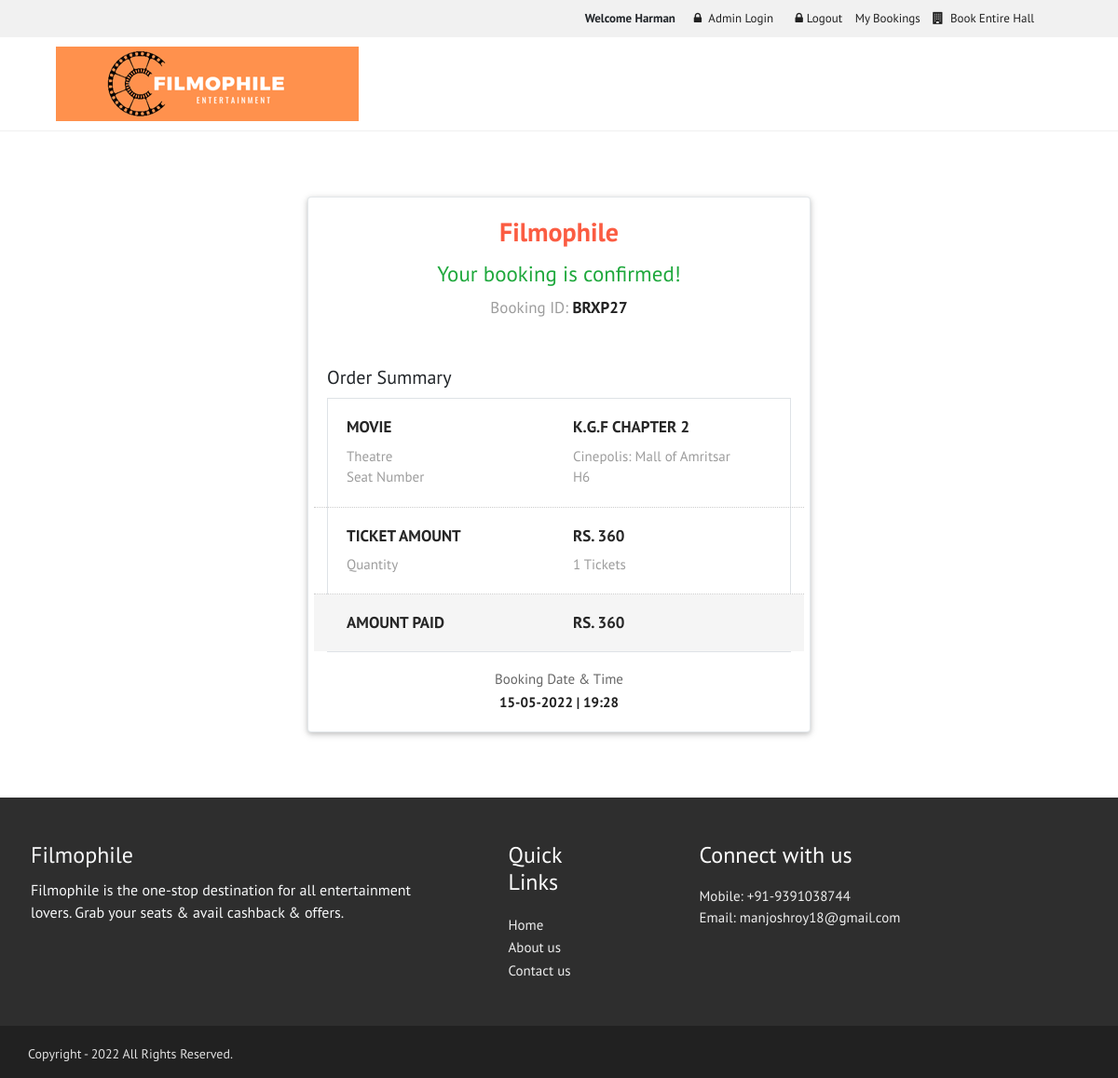
The app's page /filmophile/BookingTicket.php (signed in) with its own data.
### tables this page shows
CREATE TABLE `ticketbooking` (
  `ticketid` int(20) NOT NULL,
  `user_id` int(10) NOT NULL,
  `movieid` int(10) NOT NULL,
  `moviedate` date NOT NULL,
  `movietime` time NOT NULL,
  `ticketamount` varchar(5) NOT NULL,
  `seatnumber` varchar(255) NOT NULL,
  `cardnumber` varchar(255) NOT NULL,
  `cardname` varchar(255) NOT NULL,
  `cardexpiry` varchar(255) NOT NULL,
  `cardcvv` varchar(255) NOT NULL,
  `theatre` varchar(255) NOT NULL,
  `no_of_seats` int(11) NOT NULL,
  `booking_date` date NOT NULL,
  `booking_time` time NOT NULL
);

CREATE TABLE `movies` (
  `movieid` int(10) NOT NULL,
  `moviename` varchar(50) NOT NULL,
  `cast` varchar(150) NOT NULL,
  `genre` varchar(50) NOT NULL,
  `language` varchar(50) NOT NULL,
  `director` varchar(20) NOT NULL,
  `image` varchar(255) NOT NULL,
  `trailer_link` varchar(255) NOT NULL
);

### filmophile/BookingTicket.php (the view, shortened to what this page needs)
<!DOCTYPE html>
<html>
    <head>
<link rel="stylesheet" href="https://maxcdn.bootstrapcdn.com/bootstrap/4.4.1/css/bootstrap.min.css">
<link rel="stylesheet" href="https://cdnjs.cloudflare.com/ajax/libs/font-awesome/4.7.0/css/font-awesome.min.css">
<link href="style.css" rel="stylesheet" type="text/css"/>
<link href="newstyle.css" rel="stylesheet" type="text/css"/>
    </head>
   <body>
        <div class="container-fluid p-0">
            <?php include 'header.php';
include 'connection.php';
$sql="select * from ticketbooking where user_id =".$_SESSION['userid']." ". "ORDER BY ticketid DESC" ;
$res = mysqli_query($con,$sql);
if($row= mysqli_fetch_assoc($res))
{
    $old_booking_date = $row['booking_date'];
    $middle = strtotime($old_booking_date);
    $new_date = date('d-m-Y', $middle);
    $old_booking_time = $row['booking_time'];
    $middlee = strtotime($old_booking_time);
    $new_time = date('H:i', $middlee);
    $sql2="select moviename from movies where movieid =".$row['movieid'] ;
                $res2 = mysqli_query($con,$sql2);
                if($row2 = mysqli_fetch_assoc($res2))
                {
                    $moviename = $row2['moviename'];
    ?>
     <div class="TicketDetailSection">
          <div class="container">
            <div class="row">
                <div class="col-md-3"></div>
                <div class="col-md-6">
                 <div class="card">
                     <div class="card-body">
                        <h2>Filmophile</h2>
                        <h3>Your booking is confirmed!</h3>
                        <p class="bookingid">Booking ID: <span>BRXP<?php echo $row['ticketid']?></span></p>
                         <h4>Order Summary</h4>
                        <div class="orderSummary border">
                     <div class="row contentRow">
                         <div class="col-md-6">
                                 <h5>Movie</h5>
                                   <p>Theatre</p>
                                   <p>Seat Number</p>
                        </div>
                        <div class="col-md-6">
                            <h5> <?php echo "$moviename"?></h5>
                             <p><?php echo $row['theatre'];?></p>
                             <p><?php echo $row['seatnumber'];?></p>
                         </div>
                     </div>
                     <div class="row contentRow">
                         <div class="col-md-6">
                                   <h5>Ticket Amount</h5>
                                   <p>Quantity</p>
                               </div>
                               <div class="col-md-6">
                                   <h5>Rs. <?php echo $row['ticketamount'];?></h5>
                                   <p><?php echo $row['no_of_seats'];?> Tickets</p>
                               </div>
                           </div>
                               <div class="row contentRow" style="background:#f5f5f5;border-bottom:none;">
                                    <div class="col-md-6">
                                        <h5 class="m-0">Amount Paid</h5>
                               </div>
                               <div class="col-md-6">
                                   <h5 class="m-0">Rs. <?php echo $row['ticketamount'];?></h5>
                               </div>
                           </div>
                        </div>
                        <div class="row confirmationRow" style="text-align:center">
                            <div class="col-md-12">
                                <h6>Booking Date & Time</h6>
                                <p><span class="date"><?php echo $new_date;?></span> | <span class="time"><?php echo $new_time;?></span></p>
                             </div>
                        </div>
                     </div>
                   </div>
                 </div>
                  <div class="col-md-3"></div>
               </div>
            </div>
     </div>
<?php
                }
}
else
{
    echo "No Record Exist";
}
?>
            <?php include 'footer.php'; ?>
        </div>
    </body>
</html>

### filmophile/style.css (style rules this page uses)
html, body { overflow-x: hidden; font-family: 'PT Sans', sans-serif; }

### filmophile/newstyle.css (style rules this page uses)
html, body { overflow-x: hidden; font-family: 'PT Sans', sans-serif; }
.TicketDetailSection { padding:70px 0; border-top:1px solid rgb(240, 240, 240); }
.TicketDetailSection .container .row .card { background: white; box-shadow: 0 2px 5px 0 rgb(0 0 0 / 16%), 0 2px 10px 0 rgb(0 0 0 / 12%); border: 1px solid rgba(156,170,179,.28); transition: box-shadow .3s ease; }
.TicketDetailSection .container .row .card .card-body h2 { margin:0 0 15px 0; padding:0; font-size:28px; font-weight:600; color:#fb5c42; text-align:center; }
.TicketDetailSection .container .row .card .card-body h3 { margin:0 0 10px 0; padding:0; font-size:23px; color:#1ea83c; text-align:center; }
.TicketDetailSection .container .row .card .card-body .bookingid { margin:0; padding:0; font-size:17px; color:#9d9d9d; text-align:center; }
.TicketDetailSection .container .row .card .card-body .bookingid span { color:#212121; font-weight:600; }
.TicketDetailSection .container .row .card .card-body h4 { margin:50px 0 10px 0; padding:0; font-size:20px; }
.TicketDetailSection .container .row .card .card-body .orderSummary { margin: 0 0 20px 0; }
.TicketDetailSection .container .row .card .card-body .orderSummary .contentRow { border-bottom:1px dotted #ccc; padding:20px; }
.TicketDetailSection .container .row .card .card-body .orderSummary .contentRow h5 { text-transform:uppercase; margin:0 0 10px 0; padding:0; font-size:17px; color:#262626; font-weight:600; }
.TicketDetailSection .container .row .card .card-body .orderSummary .contentRow p { margin:0; padding:0; font-size:15px; color:#9d9d9d; }
.TicketDetailSection .container .confirmationRow h6 { margin:0 0 5px 0; padding:0; font-size:15px; color:#666666; }
.TicketDetailSection .container .confirmationRow p { margin:0; padding:0; font-size:15px; color:#212121; font-weight:600; }

### records on screen
ticketbooking: ticketid "27", theatre "Cinepolis: Mall of Amritsar", seatnumber "H6", ticketamount "360", no_of_seats "1", booking_date "15-05-2022", booking_time "19:28"
movies: moviename "K.G.F CHAPTER 2"

### other values on screen
$_SESSION['username'] "Harman"
